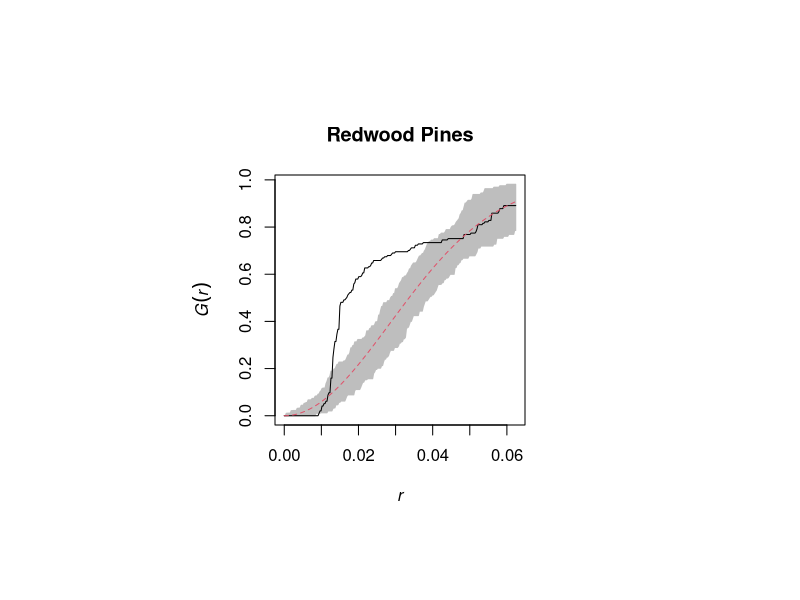
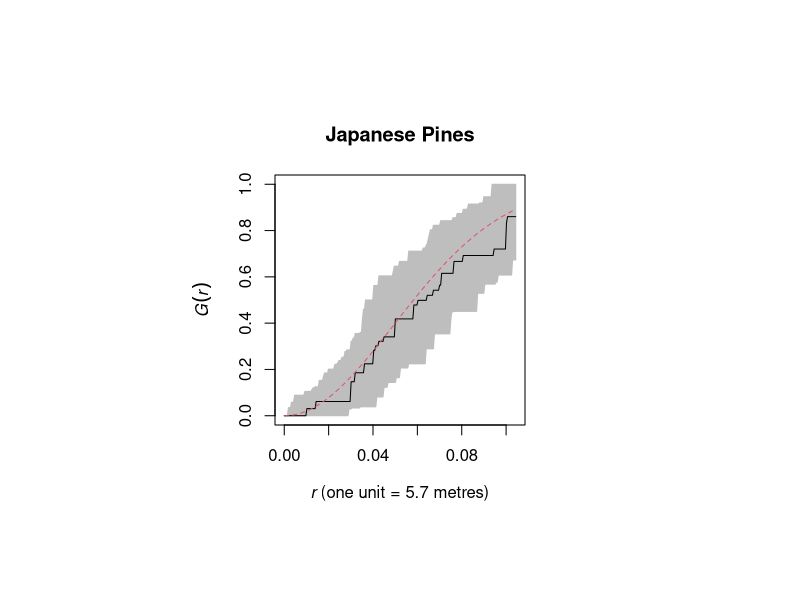
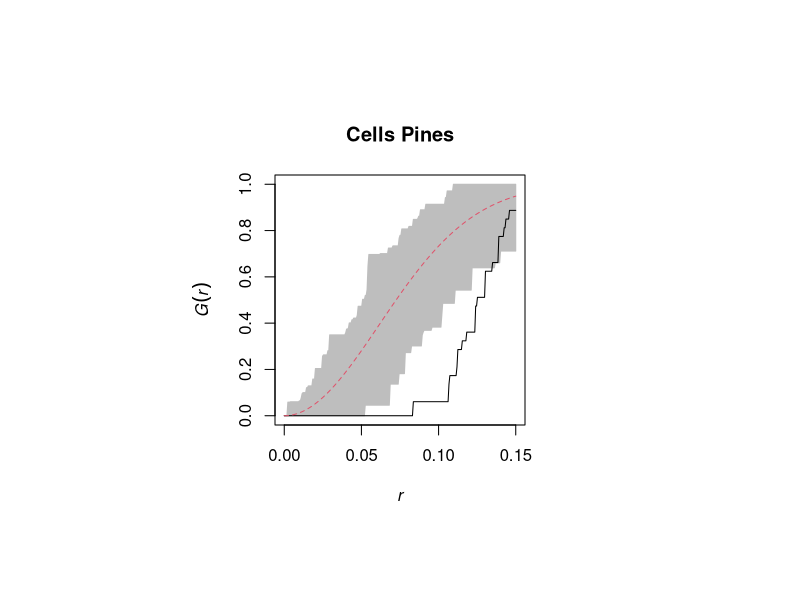
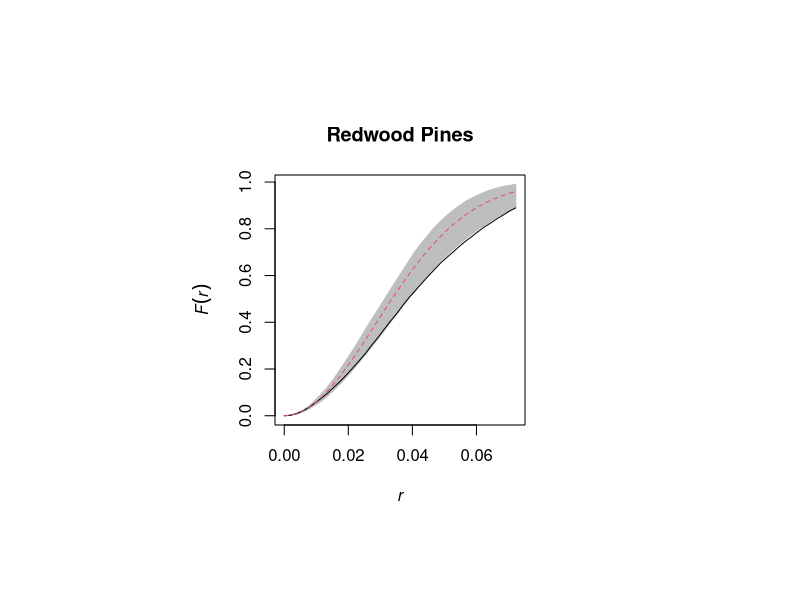
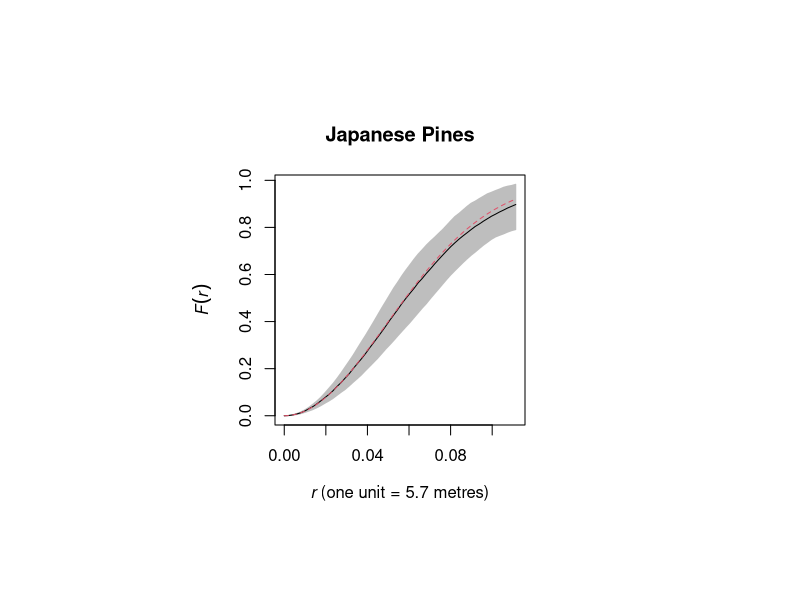
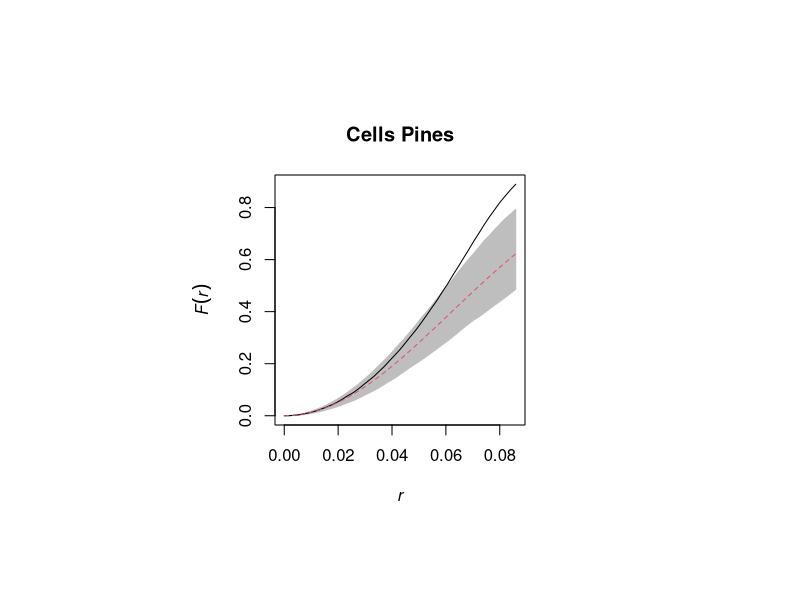

The R script that drew these images, in order:
##################################################
### Spatial methods applied to pine trees data ###
##################################################
require(spatstat)
data(japanesepines, redwoodfull, cells)

################################################
### First order method - nearest neighbour G ###
################################################
# Gest function
# 95% confidence intervals simualted by Monte Carlo methods (envelope)
par(pin=c(2.5, 2.5))
plot(envelope(redwoodfull, Gest, correction="best"), main="Redwood Pines", legend=F)
plot(envelope(japanesepines, Gest, correction="best"), main="Japanese Pines", legend=F)
plot(envelope(cells, Gest, correction="best"), main="Cells Pines", legend=F)

##########################################
### First order method - empty space F ###
##########################################
# Fest function
# 95% confidence intervals simualted by Monte Carlo methods (envelope)
par(pin=c(2.5, 2.5))
plot(envelope(redwoodfull, Fest), main="Redwood Pines", legend=F)
plot(envelope(japanesepines, Fest), main="Japanese Pines", legend=F)
plot(envelope(cells, Fest), main="Cells Pines", legend=F)
